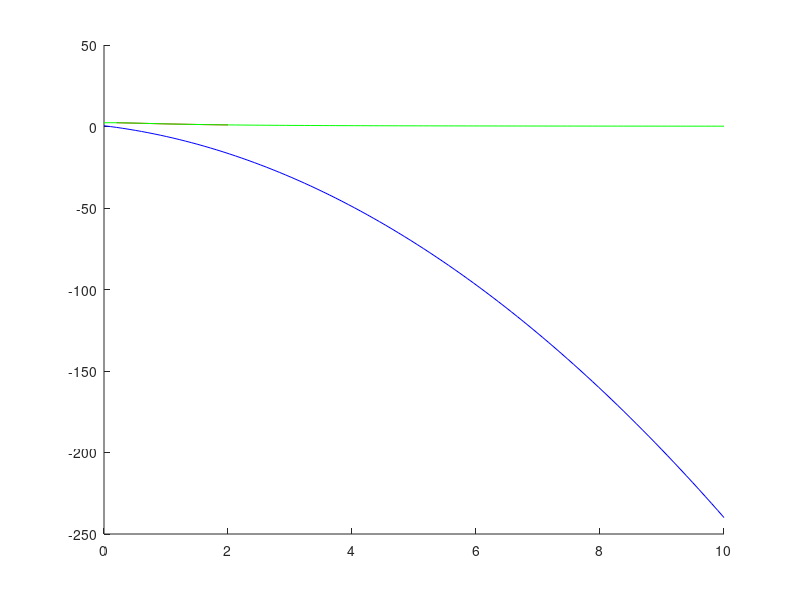

MATLAB code to generate this figure: (Note: this script raises an error after producing the figure.)
w = [0.2 ; 0.5 ; 0.8 ; 1.1; 1.4 ; 1.7 ; 2.0];
A = [2.33 ; 2.06  ; 1.78; 1.53; 1.31; 1.13; 0.98];

# A*(1+y*w+w^2) = (a+b*w)
# A + y*w*A + A*w^2 = a+b*w
# A = a + b*w -y*A*w - A*w^2
f1 = @(w) 1+w.*0;
f2 = @(w) 1*w;
f3 = @(w) -1*A.*w;
M = [f1(w) f2(w) f3(w)];
b = M' * (A+A.*w.^2);
Matriz = M'*M;
c = Matriz\b;
y = c(3);
b = c(2);
a = c(1);

f = @(w) (a + b.*w)./(1+y.*w+w.^2);
figure(1)
hold on;
xx = linspace(0,10,100);
plot(w,A,'-r');
plot(xx,f(xx),'-g');


#solo nos interesa el numerador de la deriva de f para encontrar el maximo

numerador_df = @(w) b.*(1+y.*w+w.^2) - (a+b.*w).*(y+2.*w);
plot(xx,numerador_df(xx),'-b')
[x,r_h,it] = Biseccion(numerador_df,0,2,1000,0.5e-8);
x
f(x)
